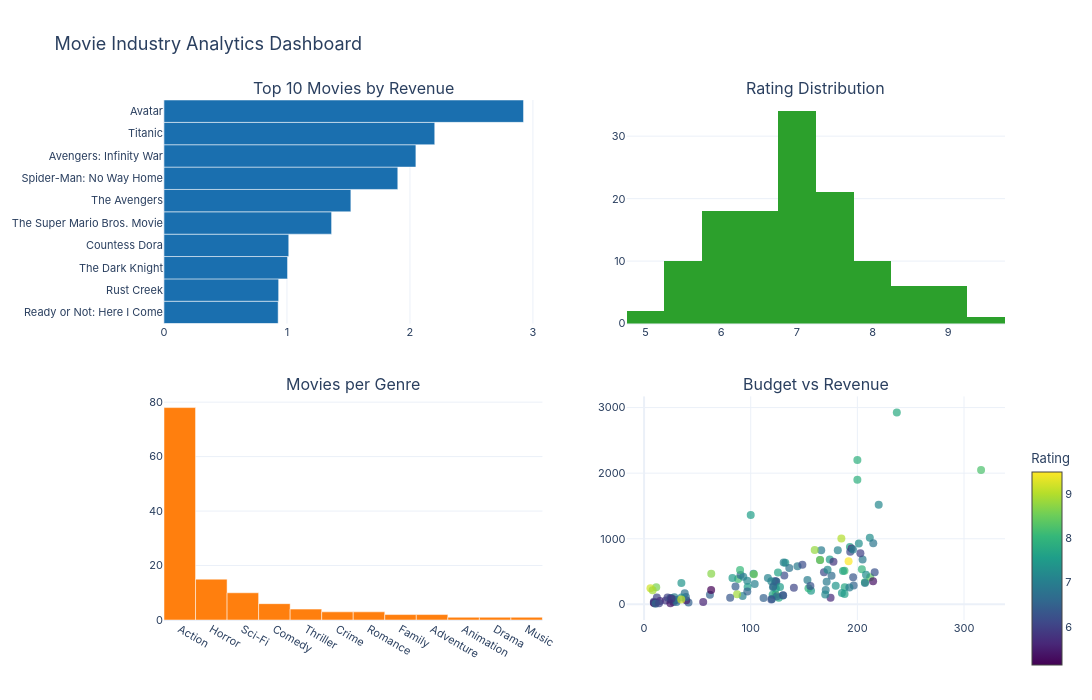

The notebook cell saved with this chart:
### Markdown cell above
---
### Multi-Chart Plotly Layout (2×2 Dashboard)

### Code cell
fig = make_subplots(
    rows=2, cols=2,
    subplot_titles=('Top 10 Movies by Revenue','Rating Distribution',
                    'Movies per Genre','Budget vs Revenue'),
    vertical_spacing=0.14, horizontal_spacing=0.10,
)

# 1 – revenue bar
t10 = df[df['revenue_usd'] > 0].nlargest(10,'revenue_usd').sort_values('revenue_usd')
fig.add_trace(go.Bar(x=t10['revenue_usd']/1e9, y=t10['title'], orientation='h',
                     marker_color='#1a6faf', name='Revenue',
                     hovertemplate='%{y}<br>$%{x:.2f}B<extra></extra>'), row=1, col=1)

# 2 – rating histogram
fig.add_trace(go.Histogram(x=df['vote_average'].dropna(), nbinsx=20,
                           marker_color='#2ca02c', name='Ratings',
                           hovertemplate='Rating: %{x}<br>Count: %{y}<extra></extra>'), row=1, col=2)

# 3 – genre count
gc = df['primary_genre'].value_counts()
fig.add_trace(go.Bar(x=gc.index, y=gc.values, marker_color='#ff7f0e', name='Genres',
                     hovertemplate='%{x}: %{y} movies<extra></extra>'), row=2, col=1)

# 4 – budget vs revenue scatter
sd = df[(df['budget_usd'] > 0) & (df['revenue_usd'] > 0)]
fig.add_trace(go.Scatter(x=sd['budget_usd']/1e6, y=sd['revenue_usd']/1e6, mode='markers',
                         marker=dict(color=sd['vote_average'], colorscale='Viridis',
                                     showscale=True, size=8, opacity=0.7,
                                     colorbar=dict(title='Rating', x=1.02, len=0.45, y=0.12)),
                         text=sd['title'], name='Budget/Revenue',
                         hovertemplate='%{text}<br>Budget: $%{x:.0f}M<br>Revenue: $%{y:.0f}M<extra></extra>'),
              row=2, col=2)

fig.update_layout(title_text='Movie Industry Analytics Dashboard', title_font_size=18,
                  template='plotly_white', height=700, width=1100, showlegend=False,
                  font=dict(family='Inter', size=11))

html_path = INTERACTIVE_DIR / 'interactive_dashboard.html'
fig.write_html(str(html_path))
fig.show()
print(f'Saved → {html_path}')

### Figure 1 — Plotly figure (JSON) as saved in the notebook; plotly's stock layout.template omitted (floating-point values rounded to 4 significant figures)
{"data": [{"hovertemplate": "%{y}<br>$%{x:.2f}B<extra></extra>", "marker": {"color": "#1a6faf"}, "name": "Revenue", "orientation": "h", "type": "bar", "x": [0.9283, 0.9324, 1.005, 1.014, 1.363, 1.52, 1.901, 2.048, 2.202, 2.924], "xaxis": "x", "y": ["Ready or Not: Here I Come", "Rust Creek", "The Dark Knight", "Countess Dora", "The Super Mario Bros. Movie", "The Avengers", "Spider-Man: No Way Home", "Avengers: Infinity War", "Titanic", "Avatar"], "yaxis": "y"}, {"hovertemplate": "Rating: %{x}<br>Count: %{y}<extra></extra>", "marker": {"color": "#2ca02c"}, "name": "Ratings", "nbinsx": 20, "type": "histogram", "x": [7.42, 8.42, 8.16, 7.51, 6.53, 6.53, 6.09, 7.15, 6.95, 6.5, 5.96, 6.67, 7.56, 5.92, 7.49, 7.04, 5.17, 6.32, 7.16, 6.59, 7.72, 7.65, 7.17, 7.68, 7.55, 7.98, 7.19, 8.13, 6.97, 6.66, 8.08, 6.49, 7.63, 7.16, 6.98, 7.67, 6.59, 5.73, 5.87, 6.56, 8.41, 7.04, 5.36, 7.18, 6.95, 8.87, 6.87, 5.45, 7.53, 6.17, 6.11, 6.45, 5.66, 6.95, 5.8, 6.77, 7.08, 7.95, 7.11, 7.53, 7.1, 7.18, 7.13, 6.33, 5.43, 7.43, 7.67, 7.23, 5.7, 6.25, 6.91, 8.06, 7.7, 6.21, 6.04, 7.29, 7.28, 6.84, 6.54, 7.89, 7.04, 7.51, 6.95, 5.99, 5.8, 6.15, 7.31, 9.5, 8.8, 9.0, 8.6, 8.6, 7.9, 7.8, 9.2, 8.9, 8.7, 8.5, 6.777, 6.94, 5.4, 6.25, 5.548, 6.004, 6.2, 7.587, 6.9, 5.702, 6.687, 6.818, 6.894, 7.391, 6.729, 6.2, 6.8, 5.4, 7.038, 6.514, 6.755, 7.212, 6.068, 5.147, 6.0, 5.8, 9.15, 8.233], "xaxis": "x2", "yaxis": "y2"}, {"hovertemplate": "%{x}: %{y} movies<extra></extra>", "marker": {"color": "#ff7f0e"}, "name": "Genres", "type": "bar", "x": ["Action", "Horror", "Sci-Fi", "Comedy", "Thriller", "Crime", "Romance", "Family", "Adventure", "Animation", "Drama", "Music"], "xaxis": "x3", "y": [78, 15, 10, 6, 4, 3, 3, 2, 2, 1, 1, 1], "yaxis": "y3"}, {"hovertemplate": "%{text}<br>Budget: $%{x:.0f}M<br>Revenue: $%{y:.0f}M<extra></extra>", "marker": {"color": [7.42, 8.42, 8.16, 7.51, 6.53, 6.53, 6.09, 7.15, 6.95, 6.5, 5.96, 6.67, 7.56, 5.92, 7.49, 7.04, 5.17, 6.32, 7.16, 6.59, 7.72, 7.65, 7.17, 7.68, 7.55, 7.98, 7.19, 8.13, 6.97, 6.66, 8.08, 6.49, 7.63, 7.16, 6.98, 7.67, 6.59, 5.73, 5.87, 6.56, 8.41, 7.04, 5.36, 7.18, 6.95, 8.87, 6.87, 5.45, 7.53, 6.17, 6.11, 6.45, 5.66, 6.95, 5.8, 6.77, 7.08, 7.95, 7.11, 7.53, 7.1, 7.18, 7.13, 6.33, 5.43, 7.43, 7.67, 7.23, 5.7, 6.25, 6.91, 8.06, 7.7, 6.21, 6.04, 7.29, 7.28, 6.84, 6.54, 7.89, 7.04, 7.51, 6.95, 5.99, 5.8, 6.15, 7.31, 9.5, 8.8, 9.0, 8.6, 8.6, 7.9, 7.8, 9.2, 8.9, 8.7, 8.5, 6.777, 6.94, 5.4, 6.25, 5.548, 6.004, 6.2, 7.587, 6.9, 5.702, 6.687, 6.818, 6.894, 7.391, 6.729, 6.2, 6.8, 5.4, 7.038, 6.514, 6.755, 7.212, 6.068, 5.147, 6.0, 5.8, 9.15, 8.233], "colorbar": {"len": 0.45, "title": {"text": "Rating"}, "x": 1.02, "y": 0.12}, "colorscale": [[0, "#440154"], [0.1111, "#482878"], [0.2222, "#3e4989"], [0.3333, "#31688e"], [0.4444, "#26828e"], [0.5556, "#1f9e89"], [0.6667, "#35b779"], [0.7778, "#6ece58"], [0.8889, "#b5de2b"], [1, "#fde725"]], "opacity": 0.7, "showscale": true, "size": 8}, "mode": "markers", "name": "Budget/Revenue", "text": ["Zootopia 2", "Alien: Covenant", "David", "Good Luck, Have Fun, Don't Die", "Solo Mio", "Frankenstein", "War of the Worlds", "Project Hail Mary", "Ginger & Rosa", "Crime 101", "KPop Demon Hunters", "Turbulence", "Hoppers", "Marty Supreme", "The Shadow's Edge", "Oscar Shaw", "Tintorera: Killer Shark", "Hellfire", "Mercy", "Wildcat", "Jay Kelly", "War Machine", "Return to Silent Hill", "Hamnet", "Re/Member: The Last Night", "House on Eden", "Now You See Me: Now You Don't", "Predator: Badlands", "Whistle", "Anaconda", "Bāhubali: The Epic", "Shelter", "One Battle After Another", "Interstellar", "xXx", "The Wrecking Crew", "Scream 7", "Reminders of Him", "Hunting Season", "Alpha", "The Rip", "\"Wuthering Heights\"", "Torrente for President", "The Avengers", "The Bluff", "The Housemaid", "The Internship", "Bloodline Killer", "JUJUTSU KAISEN: Execution", "Greenland 2: Migration", "Sinners", "Firecreek", "Vanaveera", "The Empire", "Demon Slayer: Kimetsu no Yaiba Infinity Castle", "Your Heart Will Be Broken", "GOAT", "State of Fear", "Avatar: Fire and Ash", "Cold Storage", "Peaky Blinders: The Immortal Man", "Lake Jesup: Bonecrusher's Revenge", "Dhurandhar: The Revenge", "Agent Zeta", "Play Dead", "Send Help", "Bingo Bongo", "Lilly Lives Alone", "The Deadly Little Mermaid", "The Unearthly", "The Humbling", "Sherlock Holmes", "Spider-Man: Brand New Day", "Stung", "Project X", "Countess Dora", "Hemmet", "Rust Creek", "Passenger 57", "Spider-Man: No Way Home", "The Unknown Man", "Avengers: Doomsday", "Dhurandhar", "Summer School", "USS Christmas", "28 Years Later: The Bone Temple", "Ready or Not: Here I Come", "Robin Hood", "Inception", "The Dark Knight", "Interstellar", "Parasite", "Titanic", "Avatar", "The Godfather", "Pulp Fiction", "The Matrix", "Gladiator", "The Super Mario Galaxy Movie", "Avatar: Aang, The Last Airbender", "The Mortuary Assistant", "Vengeance", "Balls Up", "Thrash", "Sniper: No Nation", "The Super Mario Bros. Movie", "Lee Cronin's The Mummy", "The Strangers: Chapter 3", "undertone", "The Crucifix: Blood of the Exorcist", "The Yeti", "The Devil Wears Prada", "Mudborn", "The Bride!", "Pretty Lethal", "Outcome", "Starbright", "Roommates", "Mike & Nick & Nick & Alice", "Humint", "Rocky Aur Rani Kii Prem Kahaani", "180", "Young Sister-In-Law", "The House on Haunted Grounds", "¿Quieres Ser Mi Novia?", "Avengers: Infinity War"], "type": "scatter", "x": [132.4, 123.4, 88.13, 82.88, 196.5, 122.6, 140.5, 120.9, 143.8, 41.66, 27.44, 175.8, 97.09, 123.6, 156.5, 92.39, 9.447, 196.0, 119.3, 90.44, 188.1, 188.0, 130.2, 126.3, 123.5, 204.2, 96.74, 187.9, 153.2, 124.0, 207.1, 112.0, 120.6, 165.0, 192.5, 193.0, 124.5, 194.5, 20.42, 96.78, 212.0, 130.9, 214.7, 220.0, 119.9, 87.21, 207.2, 39.54, 174.1, 131.5, 168.7, 85.71, 174.9, 170.3, 30.11, 38.12, 116.1, 154.2, 93.03, 127.5, 181.6, 169.9, 102.6, 80.71, 25.56, 179.7, 125.6, 172.1, 11.0, 216.2, 204.9, 90.0, 186.5, 119.3, 12.0, 211.7, 208.1, 214.9, 121.2, 200.0, 103.7, 185.5, 166.1, 202.8, 177.6, 193.3, 201.4, 191.8, 160.0, 185.0, 165.0, 11.4, 200.0, 237.0, 6.0, 8.0, 63.0, 103.0, 136.2, 171.2, 9.15, 156.0, 55.45, 9.195, 130.4, 100.0, 24.71, 14.91, 10.73, 25.0, 28.4, 35.0, 39.23, 148.4, 28.12, 24.71, 195.9, 61.76, 30.4, 35.01, 14.0, 62.88, 22.0, 25.74, 34.86, 316.0], "xaxis": "x4", "y": [632.8, 148.3, 387.6, 403.2, 286.1, 350.8, 254.3, 259.8, 580.2, 29.54, 34.78, 436.1, 264.9, 351.2, 208.5, 127.7, 18.55, 412.7, 351.1, 446.8, 262.3, 156.6, 133.0, 99.29, 242.5, 536.0, 358.9, 511.6, 371.3, 345.8, 335.8, 94.82, 147.8, 677.5, 257.9, 874.9, 123.9, 850.7, 57.13, 195.4, 414.3, 637.9, 350.7, 1520.0, 79.84, 153.0, 326.9, 62.84, 683.7, 439.9, 491.1, 270.8, 100.5, 218.8, 67.46, 169.5, 402.9, 244.8, 422.1, 264.0, 824.1, 149.3, 466.3, 98.76, 92.36, 281.7, 484.5, 526.1, 23.7, 490.6, 684.3, 524.0, 506.7, 72.71, 102.9, 1014.0, 450.6, 932.4, 270.7, 1901.0, 311.8, 173.9, 823.1, 777.5, 650.2, 801.4, 928.3, 656.8, 829.9, 1005.0, 677.5, 258.8, 2202.0, 2924.0, 246.1, 213.9, 466.4, 460.6, 555.7, 346.0, 23.75, 279.1, 35.34, 38.64, 139.8, 1363.0, 97.98, 49.24, 7.861, 73.33, 107.0, 326.8, 110.8, 605.4, 69.62, 15.17, 834.9, 144.5, 36.6, 104.0, 15.0, 218.2, 105.5, 83.72, 73.28, 2048.0], "yaxis": "y4"}], "layout": {"annotations": [{"font": {"size": 16}, "showarrow": false, "text": "Top 10 Movies by Revenue", "x": 0.225, "xanchor": "center", "xref": "paper", "y": 1, "yanchor": "bottom", "yref": "paper"}, {"font": {"size": 16}, "showarrow": false, "text": "Rating Distribution", "x": 0.775, "xanchor": "center", "xref": "paper", "y": 1, "yanchor": "bottom", "yref": "paper"}, {"font": {"size": 16}, "showarrow": false, "text": "Movies per Genre", "x": 0.225, "xanchor": "center", "xref": "paper", "y": 0.43, "yanchor": "bottom", "yref": "paper"}, {"font": {"size": 16}, "showarrow": false, "text": "Budget vs Revenue", "x": 0.775, "xanchor": "center", "xref": "paper", "y": 0.43, "yanchor": "bottom", "yref": "paper"}], "font": {"family": "Inter", "size": 11}, "height": 700, "showlegend": false, "title": {"font": {"size": 18}, "text": "Movie Industry Analytics Dashboard"}, "width": 1100, "xaxis": {"anchor": "y", "domain": [0, 0.45]}, "xaxis2": {"anchor": "y2", "domain": [0.55, 1]}, "xaxis3": {"anchor": "y3", "domain": [0, 0.45]}, "xaxis4": {"anchor": "y4", "domain": [0.55, 1]}, "yaxis": {"anchor": "x", "domain": [0.57, 1]}, "yaxis2": {"anchor": "x2", "domain": [0.57, 1]}, "yaxis3": {"anchor": "x3", "domain": [0, 0.43]}, "yaxis4": {"anchor": "x4", "domain": [0, 0.43]}}}
